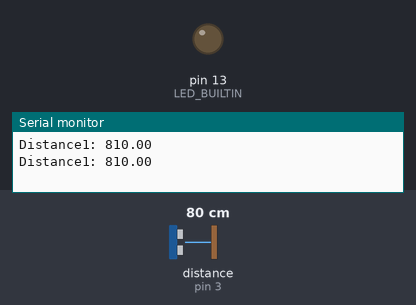
Simulated run of this sketch. Board: Arduino Uno, built with avr-gcc and run on an emulated ATmega328P. Shown: output pins drawn as LEDs (lit = HIGH), the last lines printed to the serial monitor. The test bench sets the inputs (shaded band); at power-on: distance to the obstacle (sensor on pin 3) 80 cm. The echo pulse lasts 58.3 µs per cm.

Above: at 1.8 s.
1.9 s: distance to the obstacle (sensor on pin 3) set to 12 cm
3.4 s: distance to the obstacle (sensor on pin 3) set to 9 cm
At 5.2 s:
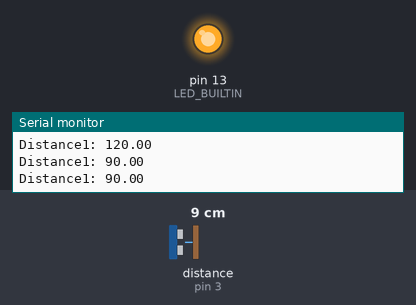
5.5 s: distance to the obstacle (sensor on pin 3) set to 18 cm
At 7.1 s:
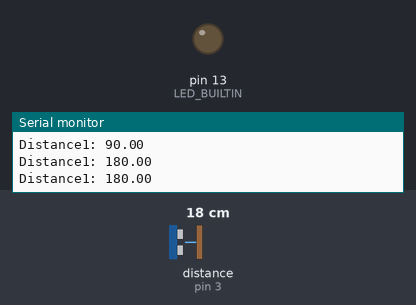
7.5 s: distance to the obstacle (sensor on pin 3) set to 2 cm
At 8.8 s:
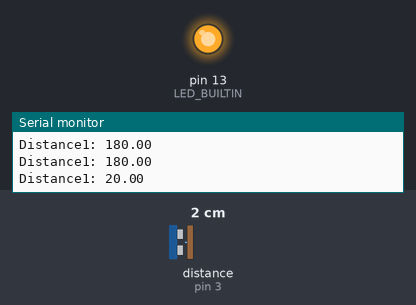
Timing chart, 0 to 10.5 s (numbered marks = the images above; inputs shaded):
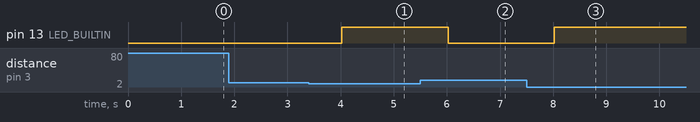

Measured:
- the behaviour switches between 11 and 10 cm on distance to the obstacle (sensor on pin 3) (found by bisection; images 0 and 1)
- after the input at 3.4 s, pin 13 (LED_BUILTIN): LOW → HIGH after 0.62 s
- after the input at 5.5 s, pin 13 (LED_BUILTIN): HIGH → LOW after 0.52 s
- after the input at 7.5 s, pin 13 (LED_BUILTIN): LOW → HIGH after 0.53 s

The sketch:

LED_sonar.ino
```cpp
/////////////////////sonar///////////////////////

#include <NewPing.h>

#define SONAR_NUM 3      // Number of sensors.
#define MAX_DISTANCE 150 // Maximum distance (in cm) to ping.

#define Front 0
#define Left  1
#define Right 3

#define TRIG1 2 // 초음파 센서 1번 Trig 핀 번호
#define ECHO1 3 // 초음파 센서 1번 Echo 핀 번호

#define TRIG2 4 // 초음파 센서 2번 Trig 핀 번호
#define ECHO2 5 // 초음파 센서 2번 Echo 핀 번호

#define TRIG3 6 // 초음파 센서 3번 Trig 핀 번호
#define ECHO3 7 // 초음파 센서 3번 Echo 핀 번호

NewPing sonar[SONAR_NUM] = {   // Sensor object array.
  NewPing(TRIG1, ECHO1, MAX_DISTANCE), // Each sensor's trigger pin, echo pin, and max distance to ping.
  NewPing(TRIG2, ECHO2, MAX_DISTANCE),
  NewPing(TRIG3, ECHO3, MAX_DISTANCE)
};

/////////////////////L298//////////////////////////
#define ENA 8
#define IN1 9
#define IN2 10
#define IN3 11
#define IN4 12
#define ENB 13


void setup()
{
  pinMode(LED_BUILTIN, OUTPUT);

  Serial.begin(115200); // 통신속도를 115200으로 정의함

}
long sonar_front(void) // 초음파 센서 1번 측정 함수
{
  long duration, distance;
  digitalWrite(TRIG1, HIGH);
  delayMicroseconds(10);
  digitalWrite(TRIG1, LOW);
  duration = pulseIn(ECHO1, HIGH);
  distance = ( (float) (340*duration)/1000)/2;
  return distance;

}

void loop()
{
  //Serial.print("Duration: ");
  //Serial.println(duration);
  float front_sonar = 0.0;
  float Left_sonar  = 0.0;
  float right_sonar = 0.0;

  front_sonar = sonar[Front].ping_cm()*10;
  if(front_sonar == 0.0) front_sonar = MAX_DISTANCE;

  Serial.print("Distance1: ");
  Serial.println(front_sonar);


  if( (front_sonar > 0) && (front_sonar <= 100.0) )
  {
    digitalWrite(LED_BUILTIN, HIGH);   // turn the LED on (HIGH is the voltage level)
  delay(1000); // wait for a second
  }
  else
  {
  digitalWrite(LED_BUILTIN, LOW);    // turn the LED off by making the voltage LOW
  delay(1000);                       // wait for a second
  }

 }
```
